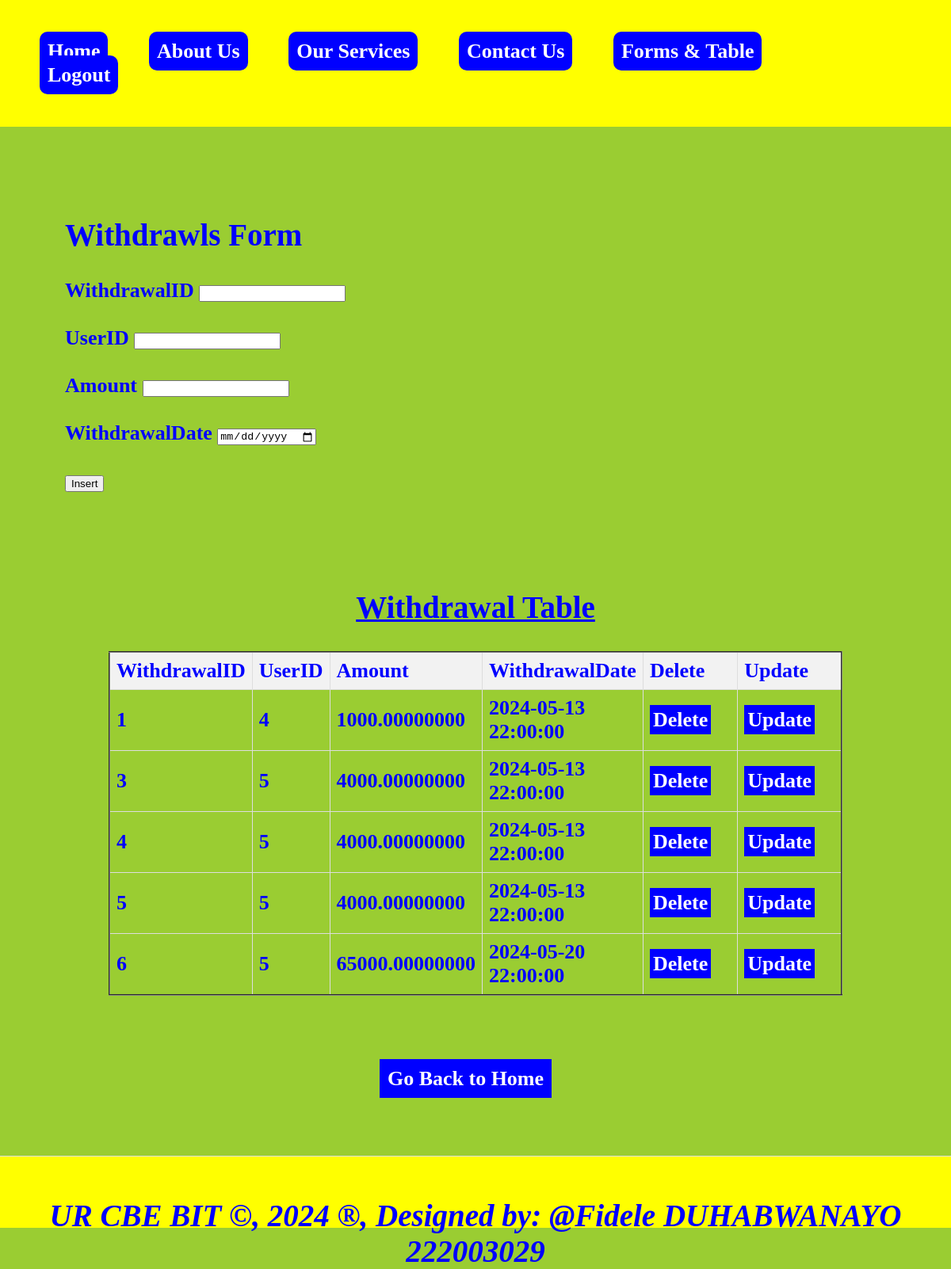
Screenshot of /withdrawals.php with the database file from the repository.
### tables this page shows
CREATE TABLE `withdrawals` (
  `WithdrawalID` int(11) NOT NULL,
  `UserID` int(11) DEFAULT NULL,
  `Amount` decimal(20,8) NOT NULL,
  `WithdrawalDate` timestamp NOT NULL DEFAULT CURRENT_TIMESTAMP
);

### withdrawals.php (the view, shortened to what this page needs)
<!DOCTYPE html>
<html lang="en">
<head>
    <link rel="stylesheet" type="text/css" href="./styles.css" title="style1" media="screen,tv,print,handheld"/>
</head>
<body>
    <header>
        <nav>
            <ul>
                <li><a href="home.html">Home</a></li>
                <li><a href="about.html">About Us</a></li>
                <li><a href="services.html">Our Services</a></li>
                <li><a href="contact.html">Contact Us</a></li>
                <li class="dropdown">
                    <a href="forms and tables.html">Forms & Table</a>
                </li>
                <li class="dropdown">
                        <a href="logout.php">Logout</a>
                </li>
            </ul>
        </nav>
    </header>
<section>
  <h1>Withdrawls Form</h1>
  <form method="post" action="withdrawals.php">
    <label for="WithdrawalID">WithdrawalID</label>
    <input type="number" id="WithdrawalID" name="WithdrawalID"><br><br>
    <label for="UserID">UserID</label>
    <input type="text" id="UserID" name="UserID" required><br><br>
    <label for="Amount">Amount</label>
    <input type="text" id="Amount" name="Amount" required><br><br>
    <label for="WithdrawalDate">WithdrawalDate</label>
    <input type="Date" id="WithdrawalDate" name="WithdrawalDate" required><br><br>
    <input type="submit" name="add" value="Insert"><br><br><br><br>
  </form>
<?php
$host = "localhost";
$user = "root";
$pass = "";
$database = "cryptocurrency_exchange_platform";
$connection = new mysqli($host, $user, $pass, $database);
$sql = "SELECT * FROM withdrawals";
$result = $connection->query($sql);
?>
<!DOCTYPE html>
<html>
<head>
</head>
<body><center>
    <center><h1><u>Withdrawal Table</u></h1></center>
    <table border="2">
        <tr>
            <th>WithdrawalID</th>
            <th>UserID</th>
            <th>Amount</th>
            <th>WithdrawalDate</th>
            <th>Delete</th>
            <th>Update</th>
        </tr>
        <?php
        if ($result === false) {
            echo "Error: " . $connection->error;
        } else {
            if ($result->num_rows > 0) {
                while ($row = $result->fetch_assoc()) {
                    $WithdrawalID = $row['WithdrawalID'];
                    echo "<tr>
                        <td>" . $row['WithdrawalID'] . "</td>
                        <td>" . $row['UserID'] . "</td>
                        <td>" . $row['Amount'] . "</td>
                        <td>" . $row['WithdrawalDate'] . "</td>
                        <td><a style='padding:4px' href='Delete_Withdrawals.php?WithdrawalID=$WithdrawalID'>Delete</a></td>
                        <td><a style='padding:4px' href='Update_Withdrawals.php?WithdrawalID=$WithdrawalID'>Update</a></td>
                    </tr>";
                }
            } else {
                echo "<tr><td colspan='6'>No data found</td></tr>";
            }
        }
        ?>
    </table><br><br><br>
    <a href="./home.html">Go Back to Home</a><br></center>
</body>
</section>
<footer>
  <center>
    <b><h2><marquee><i>UR CBE BIT &copy, 2024 &reg, Designed by: @Fidele DUHABWANAYO 222003029</i></marquee></h2></b>
  </center>
</footer>
</body>
</html>

### styles.css (style rules this page uses)
body { font-family: century; margin: 0; padding: 0; background-color: skyblue; font-weight: bold; font-size: 22px; color: blue; }
header { background-color: bllue; padding: 20px; }
nav { display: flex; justify-content: space-between; }
nav ul { list-style: none; margin: 0; padding: 0; }
nav li { display: inline-block; margin-right: 20px; }
nav a { background-color: blue; text-decoration: none; color: white; padding: 10px; border-radius: 10px; }
.dropdown { position: right; display: inline-block; direction: rtl; }
section { padding: 20px; border-bottom: 1px solid #ddd; }
footer { height: 50px; text-align: center; padding: 15px; background-color: rgb(0,0,0); }

### withdrawals.php (style rules this page uses)
a { padding: 10px; color: white; background-color: blue; text-decoration: none; margin-right: 25px; }
a:link { color: white; }
section { padding:10px; }
header { background-color:yellow; padding: 50px; }
section { padding:82px; border-bottom: 1px solid #ddd; }
footer { text-align: center; padding: 20px; background-color:yellow; }
body { background-color: yellowgreen; color: blue; font-family: Times New Roman; font-size: 26px; }
table { width: 80%; border-collapse: collapse; }
th, td { border: 1px solid #ddd; padding: 8px; text-align: left; }
th { background-color: #f2f2f2; }

### rows the page displays
withdrawals: WithdrawalID "1", UserID "4", Amount "1000.00000000", WithdrawalDate "2024-05-13 22:00:00"
withdrawals: WithdrawalID "3", UserID "5", Amount "4000.00000000", WithdrawalDate "2024-05-13 22:00:00"
withdrawals: WithdrawalID "4", UserID "5", Amount "4000.00000000", WithdrawalDate "2024-05-13 22:00:00"
withdrawals: WithdrawalID "5", UserID "5", Amount "4000.00000000", WithdrawalDate "2024-05-13 22:00:00"
withdrawals: WithdrawalID "6", UserID "5", Amount "65000.00000000", WithdrawalDate "2024-05-20 22:00:00"
